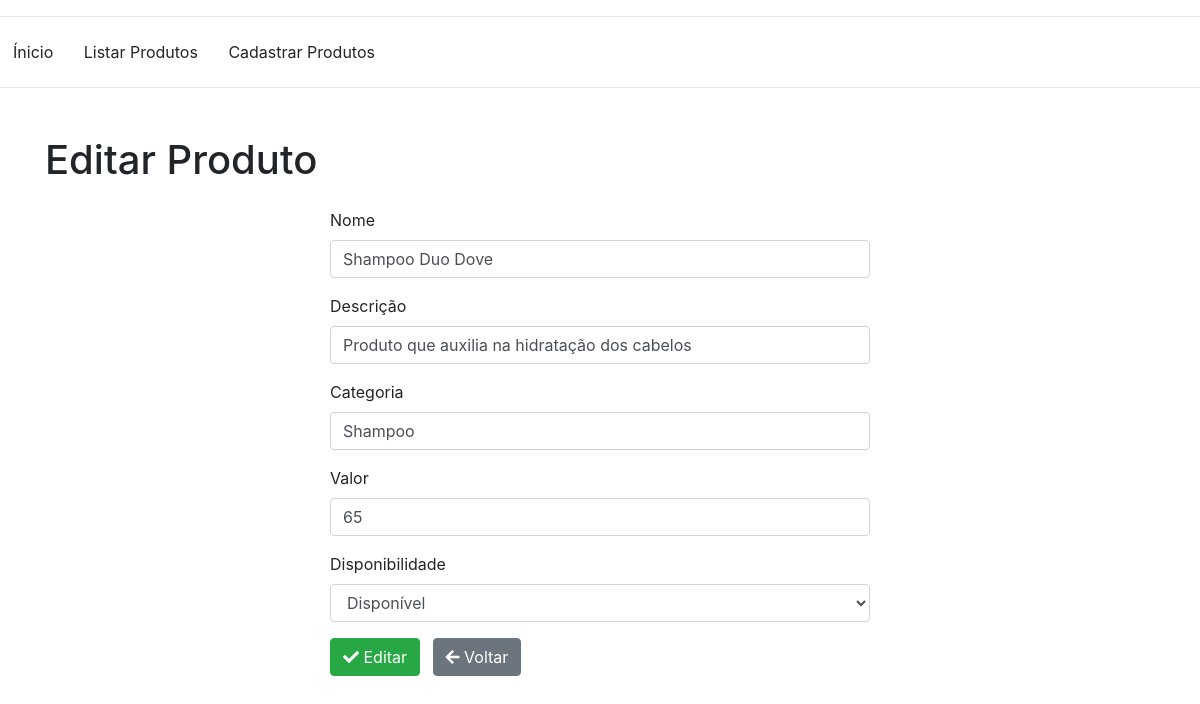
/view/Edicao.php?id=10, run on the app's committed database.
### tables this page shows
CREATE TABLE "produto" (
	"id"	INTEGER NOT NULL,
	"nome"	TEXT NOT NULL,
	"descricao"	TEXT NOT NULL,
	"valor"	REAL NOT NULL,
	"categoria"	TEXT NOT NULL,
	"disponivel"	INTEGER,
	PRIMARY KEY("id" AUTOINCREMENT)
);

### controller/Editar.php (called while the page is built, shortened)
<?php
require_once("../model/BDProduto.php");
class Editar {
    private $editar, $id, $nome, $descricao, $valor, $categoria, $disponivel;
    public function __construct($id) {
        $this->editar = new BDProduto();
        $this->criarFormulario($id);
    }
    private function criarFormulario($id) {
        $row = $this->editar->pesquisaProduto($id);
        $this->id = $id;
        $this->nome = $row['nome'] ?? ' ';
        $this->descricao = $row['descricao'] ?? ' ';
        $this->valor = $row['valor'] ?? ' ';
        $this->categoria = $row['categoria'] ?? ' ';
        $this->disponivel = $row['disponivel'] ?? ' ';
    }
    public function getId(){
        return $this->id;
    }
    public function getNome(){
        return $this->nome;
    }
    public function getDescricao(){
        return $this->descricao;
    }
    public function getValor(){
        return $this->valor;
    }
    public function getCategoria(){
        return $this->categoria;
    }
    public function getDisponivel(){
        return $this->disponivel;
    }
}
    $id = filter_input(INPUT_GET, 'id');
    $editar = new Editar($id);

### model/BDProduto.php (called while the page is built, shortened)
<?php
class BDProduto {
    protected $sqlite;
    private function conexao() {
        $this->sqlite = new SQLite3('../BDProducts.db');
    }
    public function pesquisaProduto($id) {
        $result = $this->sqlite->query("SELECT * FROM produto WHERE id ='$id'");
        return $result->fetchArray(SQLITE3_ASSOC);
    }
}

### view/Edicao.php (the view, shortened to what this page needs)
<!DOCTYPE HTML>
<html lang="pt-br">
    <head>
        <link href="https://stackpath.bootstrapcdn.com/bootstrap/4.5.2/css/bootstrap.min.css" rel="stylesheet">
        <link href="https://cdnjs.cloudflare.com/ajax/libs/font-awesome/5.15.4/css/all.min.css" rel="stylesheet">
    </head>
    <body>
        <?php
            include("../view/menu.php");
            require_once("../controller/Editar.php");
            $id = filter_input(INPUT_GET, 'id', FILTER_SANITIZE_NUMBER_INT);
            $editar = new Editar($id);
        ?>
        <div class="container mt-5">
            <h1 class="mb-4">Editar Produto</h1>
            <div class="row justify-content-center">
                <form method="post" action="../controller/Editar.php?id=<?php echo $editar->getId(); ?>" id="form" name="form" class="col-10 col-md-6 needs-validation" novalidate>
                    <div class="form-group">
                        <label for="nome">Nome</label>
                        <input class="form-control" type="text" id="nome" name="nome" value="<?php echo htmlspecialchars($editar->getNome()); ?>" required>
                    </div>
                    <div class="form-group">
                        <label for="descricao">Descrição</label>
                        <input class="form-control" type="text" id="descricao" name="descricao" value="<?php echo htmlspecialchars($editar->getDescricao()); ?>" required>
                    </div>
                    <div class="form-group">
                        <label for="categoria">Categoria</label>
                        <input class="form-control" type="text" id="categoria" name="categoria" value="<?php echo htmlspecialchars($editar->getCategoria()); ?>" required>
                    </div>
                    <div class="form-group">
                        <label for="valor">Valor</label>
                        <input class="form-control" type="number" step="0.01" id="valor" name="valor" value="<?php echo htmlspecialchars($editar->getValor()); ?>" required>
                    </div>
                    <div class="form-group">
                        <label for="disponivel">Disponibilidade</label>
                        <select class="form-control" id="disponivel" name="disponivel" required>
                            <?php $c = $editar->getDisponivel(); ?>
                            <option value="<?php echo $c; ?>"><?php echo ($c == 0) ? "Indisponível" : "Disponível"; ?></option>
                        </select>
                    </div>
                    <button type="submit" class="btn btn-success" name="submit"><i class="fas fa-check"></i> Editar</button>
                    <a href="../view/index.php" class="btn btn-secondary ml-2"><i class="fas fa-arrow-left"></i> Voltar</a>
                </form>
            </div>
        </div>
    </body>
</html>

### data on the page
produto: nome "Shampoo Duo Dove", descricao "Produto que auxilia na hidratação dos cabelos", categoria "Shampoo", valor "65", disponivel "Disponível"
